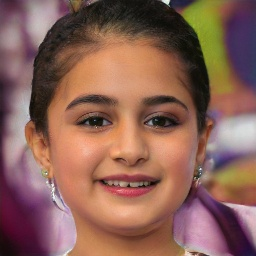
#> input picture Images/fake/0T7VV962H7.jpg, 256 x 256 px, found by its file name; its folder holds 4 pictures in this run
$ python test.py
#> lines starting #> are read from the running program, lines starting #| are printed output that depends on the picture; after the words box and inside, x2 and y2 are one past the last pixel; in counts of white or black regions, pixels touching at a corner belong together
### code/file_exists.py
import os
path = "G:\deepfake\deepfake\dfdetect\media"
file_list = os.listdir(path)

def file_exists_check():
    if file_list != []:
        for files in file_list:
            if files.endswith(".png") or files.endswith(".jpg") or files.endswith(".jpeg"):
                # image_path = path + "\\" + files
                image_path =  files


    return image_path


print(file_exists_check())

### code/test.py
import cv2
from file_exists import *

file_path = "G:\deepfake\deepfake\dfdetect\Images"


fake_list = ["0T7VV962H7.jpg","0TFAZGTDKM.jpg","0TMADFV2AF.jpg","0VNZZ53QEI.jpg","1GP5VDAZC5.jpg"]
real_list = ["00007.jpg","00114.jpg","00152.jpg","00236.jpg","00761.jpg"]


def cont(x):
    if x in fake_list:
        path = file_path + "\\" +"fake\\"+ x
        info = "fake"

    elif x in real_list:
        path = file_path + "\\" +"real\\"+ x
        info = "real"


    return path,info


file_name = file_exists_check()
# while file_name!=""
# print(file_name)
# print(cont(str(file_name))[0])
# print(cont(file_name)[0])

image_data = cv2.imread(cont(file_name)[0])
#> image_data is the input picture: shape (256, 256, 3); mean B, G, R 86.6, 98.3, 139.4
# print
cv2.putText(image_data,text=cont(file_name)[1],org=(0,50),fontFace=cv2.FONT_HERSHEY_COMPLEX,fontScale=2,color=(0,0,255),thickness=2)
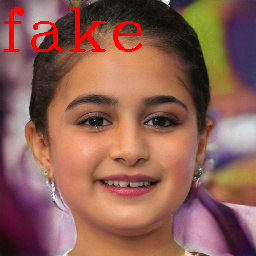
#> image_data: shape (256, 256, 3); 2.45% of pixels changed, all inside (x1, y1, x2, y2) = (3, 7, 142, 52)
cv2.imwrite("output.png",image_data)
cv2.imshow("FRAME",image_data)
cv2.waitKey(0)


$ run again, on Images/real/00114.jpg
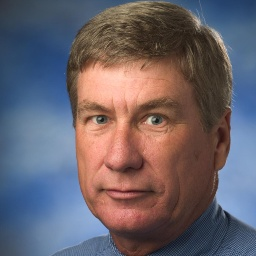
#> input picture Images/real/00114.jpg, 256 x 256 px, found by its file name
#> image_data is the input picture: shape (256, 256, 3); mean B, G, R 106.8, 98.3, 105.8
#> `cv2.putText(image_data,text=cont(file_name)[1],org=(0,50),fontFace=cv2..`:
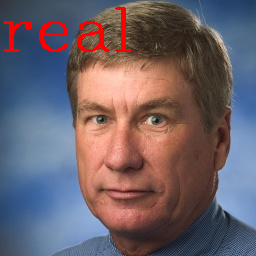
#> image_data: shape (256, 256, 3); 1.99% of pixels changed, all inside (x1, y1, x2, y2) = (3, 7, 132, 52)

$ run again, on Images/real/00152.jpg
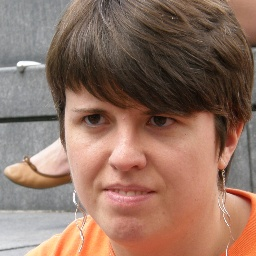
#> input picture Images/real/00152.jpg, 256 x 256 px, found by its file name
#> image_data is the input picture: shape (256, 256, 3); mean B, G, R 98.6, 113.5, 145.2
#> `cv2.putText(image_data,text=cont(file_name)[1],org=(0,50),fontFace=cv2..`:
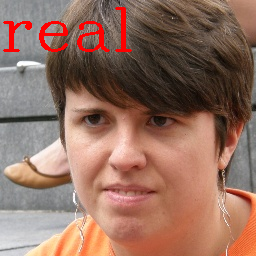
#> image_data: shape (256, 256, 3); 1.99% of pixels changed, all inside (x1, y1, x2, y2) = (3, 7, 132, 52)
